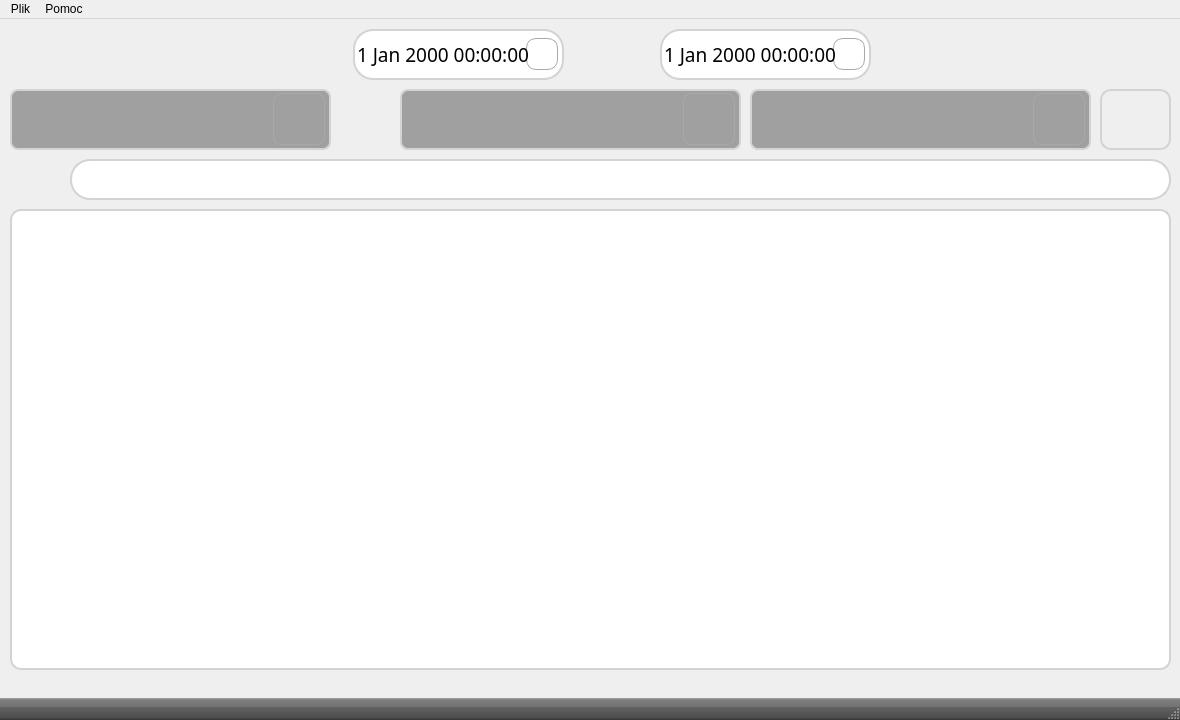
<?xml version="1.0" encoding="UTF-8"?>
<ui version="4.0">
 <class>MainWindow</class>
 <widget class="QMainWindow" name="MainWindow">
  <property name="geometry">
   <rect>
    <x>0</x>
    <y>0</y>
    <width>1180</width>
    <height>720</height>
   </rect>
  </property>
  <property name="minimumSize">
   <size>
    <width>1180</width>
    <height>720</height>
   </size>
  </property>
  <property name="maximumSize">
   <size>
    <width>1180</width>
    <height>720</height>
   </size>
  </property>
  <property name="windowTitle">
   <string>MainWindow</string>
  </property>
  <property name="styleSheet">
   <string notr="true">        #centralWidget{background: qlineargradient(x1: 0, y1: 0, x2: 0, y2: 1,
                                        stop: 0 rgb(1, 211, 196), stop: 0.4 rgb(2, 147, 136),
                                        stop: 0.5 rgb(1, 135, 125), stop: 0.8 rgb(1, 101, 94));
}
        QComboBox {
        border: 2px solid lightgray;
        border-radius: 8px;
        padding: 1px 18px 1px 3px;
        min-width: 6em;
        color: white;
        background-color: rgb(160, 160, 160);
        margin: 0 0 0 0;}

        QComboBox:editable {
        background: rgb(220, 220, 220);}
        QComboBox:!editable {
        background: qlineargradient(x1: 0, y1: 0, x2: 0, y2: 1,
                                      stop: 0 rgb(160, 160, 160), stop: 0.4 rgb(150, 150, 150),
                                      stop: 0.5 rgb(140, 140, 140), stop: 1.0 rgb(130, 130, 130));;}

        QComboBox:on{
        padding-top: 3px;
        padding-left: 4px;
        background-color: rgb(160, 160, 160);}

        QComboBox::drop-down{
        subcontrol-origin: padding;
        subcontrol-position: center right;
        width: 50px;
        height: 50px;
        right: 4px;
        border-width: 1px;
        border-color: darkgray;
        border-style: solid;
        border-radius: 8px;}

        QComboBox::down-arrow{
        image: url(:/pictures/pictures/arrow_down.png);
        height: 70px;
        width:  70px;}

        QComboBox::down-arrow:on{
        top: 1px;
        left: 1px;}

        QCombobox QLineEdit{
        left:50%;}

        QComboBox QListView{
        border-width: 3px;
        border-color: darkgray;
        border-style: solid;
        color: white;
        background-color: qlineargradient(x1:0, y1:0, x2:1,y2:0, stop: 1 rgb(140, 140, 140), stop: 0 rgb(150, 150, 150));}

        QPushButton {
        color: #333;
        border: 2px solid lightgray;
        border-radius: 11px;
        padding: 5px;
        background: qlineargradient(x1: 0, y1: 0, x2: 0, y2: 1,
                                              stop: 0 rgb(160, 160, 160), stop: 0.4 rgb(150, 150, 150),
                                              stop: 0.5 rgb(140, 140, 140), stop: 1.0 rgb(130, 130, 130));;}

        QPushButton:hover {
        background: qradialgradient(cx: 0.3, cy: -0.4,
        fx: 0.3, fy: -0.4,
        radius: 1.35, stop: 0 #fff, stop: 1 #bbb);}

        QPushButton:pressed {
        background: qradialgradient(cx: 0.4, cy: -0.1,
        fx: 0.4, fy: -0.1,
        radius: 1.35, stop: 0 #fff, stop: 1 #ddd);}

        QDateTimeEdit {
        border: 2px solid lightgray;
        border-radius: 20px;}

        QDateTimeEdit::drop-down{
        subcontrol-origin: padding;
        subcontrol-position: center right;
        width: 30px;
        height: 30px;
        right: 4px;
        border-width: 1px;
        border-color: darkgray;
        border-style: solid;
        border-radius: 10px;}

        QDateTimeEdit::down-arrow{
        image: url(:/pictures/pictures/arrow_down.png);
        height: 70px;
        width:  70px;}

        #centralWidget QHeaderView::section {
        background-color: rgb(160, 160, 160);
        padding: 4px;
        border: 1px solid #fffff8;
        font-family: Calibri Light;
        font: 20px;
        color:white;}</string>
  </property>
  <widget class="QWidget" name="centralWidget">
   <property name="styleSheet">
    <string notr="true">QGroupBox {background-color: white ; border: 2px solid lightgray ;border-radius: 30px; }
QLineEdit { border: 2px solid lightgray; border-radius: 20px;}

/* Ustawienie parametrów QTableView*/

#centralWidget QTableView {
    background-color: white ; 
	border: 2px solid lightgray;
	border-radius: 11px;
	padding: 5px;
	color: black;
}

#centralWidget QTableView QTableCornerButton::section {
    background-color: #646464;
    border: 1px solid #fffff8;
}

#centralWidget QScrollBar:vertical {
   border: none;
   background: rgba(0,0,0,0);
   width: 20px;
   margin: 20px 0px 20px 0px;
}

#centralWidget QScrollBar::handle:vertical {
   background: qlineargradient(x1:0, y1:0, x2:1, y2:0,
   stop: 0 rgba(1, 211, 196, 255), stop: 0.5 rgba(1, 135, 125, 255), stop:1 rgba(1, 101, 94, 255));
   min-height: 20px;
}

#centralWidget QScrollBar::add-line:vertical {
   background: qlineargradient(x1:0, y1:0, x2:1, y2:0,
   stop: 0 rgba(1, 211, 196, 255), stop: 0.5 rgba(1, 135, 125, 255), stop:1 rgba(1, 101, 94, 255));
   height: 20px;
   subcontrol-position: bottom;
   subcontrol-origin: margin;
}

#centralWidget QScrollBar::sub-line:vertical {
   background: qlineargradient(x1:0, y1:0, x2:1, y2:0,
   stop: 0 rgba(1, 211, 196, 255), stop: 0.5 rgba(1, 135, 125, 255), stop:1 rgba(1, 101, 94, 255));
   height: 20px;
   subcontrol-position: top;
   subcontrol-origin: margin;
}



</string>
   </property>
   <widget class="QTableView" name="tableView">
    <property name="geometry">
     <rect>
      <x>10</x>
      <y>190</y>
      <width>1161</width>
      <height>461</height>
     </rect>
    </property>
    <property name="styleSheet">
     <string notr="true"/>
    </property>
    <attribute name="verticalHeaderVisible">
     <bool>false</bool>
    </attribute>
   </widget>
   <widget class="QLabel" name="labelArrow">
    <property name="geometry">
     <rect>
      <x>350</x>
      <y>70</y>
      <width>51</width>
      <height>61</height>
     </rect>
    </property>
    <property name="minimumSize">
     <size>
      <width>51</width>
      <height>61</height>
     </size>
    </property>
    <property name="maximumSize">
     <size>
      <width>51</width>
      <height>61</height>
     </size>
    </property>
    <property name="styleSheet">
     <string notr="true">background-color: transparent;</string>
    </property>
    <property name="text">
     <string/>
    </property>
    <property name="pixmap">
     <pixmap resource="pictures.qrc">:/pictures/pictures/arrow_calendar.png</pixmap>
    </property>
   </widget>
   <widget class="QLineEdit" name="lineEdit">
    <property name="geometry">
     <rect>
      <x>70</x>
      <y>140</y>
      <width>1101</width>
      <height>41</height>
     </rect>
    </property>
    <property name="font">
     <font>
      <family>Calibri Light</family>
      <pointsize>14</pointsize>
     </font>
    </property>
    <property name="styleSheet">
     <string notr="true"/>
    </property>
   </widget>
   <widget class="QLabel" name="labelSearch">
    <property name="geometry">
     <rect>
      <x>20</x>
      <y>140</y>
      <width>51</width>
      <height>41</height>
     </rect>
    </property>
    <property name="text">
     <string/>
    </property>
    <property name="pixmap">
     <pixmap resource="pictures.qrc">:/pictures/pictures/search.png</pixmap>
    </property>
   </widget>
   <widget class="QDateTimeEdit" name="dateTimeStart">
    <property name="geometry">
     <rect>
      <x>353</x>
      <y>10</y>
      <width>211</width>
      <height>51</height>
     </rect>
    </property>
    <property name="minimumSize">
     <size>
      <width>211</width>
      <height>51</height>
     </size>
    </property>
    <property name="maximumSize">
     <size>
      <width>211</width>
      <height>51</height>
     </size>
    </property>
    <property name="font">
     <font>
      <family>Calibri Light</family>
      <pointsize>14</pointsize>
     </font>
    </property>
    <property name="maximumDate">
     <date>
      <year>7999</year>
      <month>1</month>
      <day>1</day>
     </date>
    </property>
    <property name="calendarPopup">
     <bool>true</bool>
    </property>
   </widget>
   <widget class="QDateTimeEdit" name="dateTimeEnd">
    <property name="geometry">
     <rect>
      <x>660</x>
      <y>10</y>
      <width>211</width>
      <height>51</height>
     </rect>
    </property>
    <property name="font">
     <font>
      <family>Calibri Light</family>
      <pointsize>14</pointsize>
     </font>
    </property>
    <property name="maximumDate">
     <date>
      <year>7999</year>
      <month>1</month>
      <day>1</day>
     </date>
    </property>
    <property name="calendarPopup">
     <bool>true</bool>
    </property>
   </widget>
   <widget class="QLabel" name="labelTimeStart">
    <property name="geometry">
     <rect>
      <x>280</x>
      <y>10</y>
      <width>71</width>
      <height>51</height>
     </rect>
    </property>
    <property name="font">
     <font>
      <family>Calibri Light</family>
      <pointsize>14</pointsize>
      <weight>75</weight>
      <bold>true</bold>
     </font>
    </property>
    <property name="text">
     <string/>
    </property>
    <property name="pixmap">
     <pixmap resource="pictures.qrc">:/pictures/pictures/time.png</pixmap>
    </property>
    <property name="alignment">
     <set>Qt::AlignCenter</set>
    </property>
   </widget>
   <widget class="QLabel" name="labelTimeEnd">
    <property name="geometry">
     <rect>
      <x>580</x>
      <y>10</y>
      <width>81</width>
      <height>51</height>
     </rect>
    </property>
    <property name="font">
     <font>
      <family>Calibri Light</family>
      <pointsize>14</pointsize>
      <weight>75</weight>
      <bold>true</bold>
     </font>
    </property>
    <property name="text">
     <string/>
    </property>
    <property name="pixmap">
     <pixmap resource="pictures.qrc">:/pictures/pictures/timeend.png</pixmap>
    </property>
    <property name="alignment">
     <set>Qt::AlignCenter</set>
    </property>
   </widget>
   <widget class="QPushButton" name="buttonAccept">
    <property name="geometry">
     <rect>
      <x>1100</x>
      <y>70</y>
      <width>71</width>
      <height>61</height>
     </rect>
    </property>
    <property name="minimumSize">
     <size>
      <width>71</width>
      <height>61</height>
     </size>
    </property>
    <property name="maximumSize">
     <size>
      <width>71</width>
      <height>61</height>
     </size>
    </property>
    <property name="text">
     <string/>
    </property>
    <property name="icon">
     <iconset resource="pictures.qrc">
      <normaloff>:/pictures/pictures/accept.png</normaloff>:/pictures/pictures/accept.png</iconset>
    </property>
    <property name="iconSize">
     <size>
      <width>80</width>
      <height>80</height>
     </size>
    </property>
   </widget>
   <widget class="QComboBox" name="comboBoxReport">
    <property name="geometry">
     <rect>
      <x>10</x>
      <y>70</y>
      <width>321</width>
      <height>61</height>
     </rect>
    </property>
    <property name="minimumSize">
     <size>
      <width>103</width>
      <height>61</height>
     </size>
    </property>
    <property name="maximumSize">
     <size>
      <width>321</width>
      <height>61</height>
     </size>
    </property>
    <property name="styleSheet">
     <string notr="true">        QComboBox QListView{
        border-width: 3px;
        border-color: darkgray;
        border-style: solid;
        color: white;
        background-color: qlineargradient(x1:0, y1:0, x2:1,y2:0, stop: 1 rgb(140, 140, 140), stop: 0 rgb(150, 150, 150));}</string>
    </property>
    <property name="currentText">
     <string/>
    </property>
    <property name="currentIndex">
     <number>-1</number>
    </property>
    <property name="iconSize">
     <size>
      <width>50</width>
      <height>50</height>
     </size>
    </property>
   </widget>
   <widget class="QComboBox" name="comboBoxReportType">
    <property name="geometry">
     <rect>
      <x>400</x>
      <y>70</y>
      <width>341</width>
      <height>61</height>
     </rect>
    </property>
    <property name="minimumSize">
     <size>
      <width>103</width>
      <height>61</height>
     </size>
    </property>
    <property name="maximumSize">
     <size>
      <width>341</width>
      <height>61</height>
     </size>
    </property>
    <property name="styleSheet">
     <string notr="true">        QComboBox QListView{
        border-width: 3px;
        border-color: darkgray;
        border-style: solid;
        color: white;
        background-color: qlineargradient(x1:0, y1:0, x2:1,y2:0, stop: 1 rgb(140, 140, 140), stop: 0 rgb(150, 150, 150));}</string>
    </property>
   </widget>
   <widget class="QComboBox" name="comboBoxDevice">
    <property name="geometry">
     <rect>
      <x>750</x>
      <y>70</y>
      <width>341</width>
      <height>61</height>
     </rect>
    </property>
    <property name="minimumSize">
     <size>
      <width>103</width>
      <height>61</height>
     </size>
    </property>
    <property name="maximumSize">
     <size>
      <width>341</width>
      <height>61</height>
     </size>
    </property>
    <property name="styleSheet">
     <string notr="true">        QComboBox QListView{
        border-width: 3px;
        border-color: darkgray;
        border-style: solid;
        color: white;
        background-color: qlineargradient(x1:0, y1:0, x2:1,y2:0, stop: 1 rgb(140, 140, 140), stop: 0 rgb(150, 150, 150));}</string>
    </property>
   </widget>
   <widget class="QLabel" name="logo">
    <property name="geometry">
     <rect>
      <x>10</x>
      <y>0</y>
      <width>91</width>
      <height>61</height>
     </rect>
    </property>
    <property name="text">
     <string/>
    </property>
   </widget>
  </widget>
  <widget class="QMenuBar" name="menuBar">
   <property name="geometry">
    <rect>
     <x>0</x>
     <y>0</y>
     <width>1180</width>
     <height>21</height>
    </rect>
   </property>
   <widget class="QMenu" name="menuPlik">
    <property name="title">
     <string>Plik</string>
    </property>
    <widget class="QMenu" name="menuZapisz_jako_2">
     <property name="title">
      <string>Eksportuj jako:</string>
     </property>
     <addaction name="action_pdf"/>
     <addaction name="action_csv"/>
    </widget>
    <addaction name="menuZapisz_jako_2"/>
    <addaction name="separator"/>
    <addaction name="action_print"/>
    <addaction name="action_refreshCSV"/>
    <addaction name="separator"/>
    <addaction name="action_setCSVPath"/>
    <addaction name="action_SetExportPath"/>
    <addaction name="separator"/>
    <addaction name="action_close"/>
   </widget>
   <widget class="QMenu" name="menuPomoc">
    <property name="title">
     <string>Pomoc</string>
    </property>
    <addaction name="action_technicalSupport"/>
    <addaction name="separator"/>
    <addaction name="action_about"/>
   </widget>
   <addaction name="menuPlik"/>
   <addaction name="menuPomoc"/>
  </widget>
  <widget class="QStatusBar" name="statusBar">
   <property name="styleSheet">
    <string notr="true">QStatusBar 
{background-color: qlineargradient(x1: 0, y1: 0, x2: 0, y2: 1,  stop: 0 #a6a6a6, stop: 0.08 #7f7f7f,stop: 0.39999 #717171, stop: 0.4 #626262,stop: 0.9 #4c4c4c, stop: 1 #333333)
}</string>
   </property>
  </widget>
  <action name="action_csv">
   <property name="icon">
    <iconset resource="pictures.qrc">
     <normaloff>:/pictures/pictures/csv.png</normaloff>:/pictures/pictures/csv.png</iconset>
   </property>
   <property name="text">
    <string>.csv</string>
   </property>
  </action>
  <action name="action_pdf">
   <property name="icon">
    <iconset resource="pictures.qrc">
     <normaloff>:/pictures/pictures/pdf.png</normaloff>:/pictures/pictures/pdf.png</iconset>
   </property>
   <property name="text">
    <string>.pdf</string>
   </property>
  </action>
  <action name="action_print">
   <property name="icon">
    <iconset resource="pictures.qrc">
     <normaloff>:/pictures/pictures/print.png</normaloff>:/pictures/pictures/print.png</iconset>
   </property>
   <property name="text">
    <string>Drukuj...</string>
   </property>
   <property name="shortcut">
    <string>Ctrl+P</string>
   </property>
  </action>
  <action name="action_refreshCSV">
   <property name="icon">
    <iconset resource="pictures.qrc">
     <normaloff>:/pictures/pictures/refresh.png</normaloff>:/pictures/pictures/refresh.png</iconset>
   </property>
   <property name="text">
    <string>Aktualizuj pliki CSV</string>
   </property>
   <property name="shortcut">
    <string>Ctrl+U</string>
   </property>
  </action>
  <action name="action_setCSVPath">
   <property name="icon">
    <iconset resource="pictures.qrc">
     <normaloff>:/pictures/pictures/csv_path.png</normaloff>:/pictures/pictures/csv_path.png</iconset>
   </property>
   <property name="text">
    <string>Ustaw ściezkę dla rejestrów zdarzeń</string>
   </property>
  </action>
  <action name="action_SetExportPath">
   <property name="icon">
    <iconset resource="pictures.qrc">
     <normaloff>:/pictures/pictures/export_path.png</normaloff>:/pictures/pictures/export_path.png</iconset>
   </property>
   <property name="text">
    <string>Ustaw ścieżkę eksportu plików</string>
   </property>
  </action>
  <action name="action_technicalSupport">
   <property name="icon">
    <iconset resource="pictures.qrc">
     <normaloff>:/pictures/pictures/help.png</normaloff>:/pictures/pictures/help.png</iconset>
   </property>
   <property name="text">
    <string>Wsparcie techniczne</string>
   </property>
   <property name="shortcut">
    <string>F1</string>
   </property>
  </action>
  <action name="action_about">
   <property name="icon">
    <iconset resource="pictures.qrc">
     <normaloff>:/pictures/pictures/about.png</normaloff>:/pictures/pictures/about.png</iconset>
   </property>
   <property name="text">
    <string>O programie</string>
   </property>
  </action>
  <action name="action_close">
   <property name="icon">
    <iconset resource="pictures.qrc">
     <normaloff>:/pictures/pictures/exit.png</normaloff>:/pictures/pictures/exit.png</iconset>
   </property>
   <property name="text">
    <string>Zamknij</string>
   </property>
   <property name="shortcut">
    <string>Ctrl+Q</string>
   </property>
  </action>
 </widget>
 <layoutdefault spacing="6" margin="11"/>
 <resources>
  <include location="pictures.qrc"/>
 </resources>
 <connections/>
</ui>
